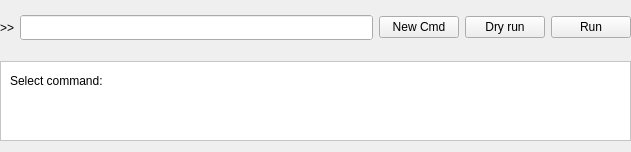
<?xml version="1.0" encoding="UTF-8"?>
<ui version="4.0">
 <class>Form</class>
 <widget class="QWidget" name="Form">
  <property name="geometry">
   <rect>
    <x>0</x>
    <y>0</y>
    <width>631</width>
    <height>152</height>
   </rect>
  </property>
  <property name="sizePolicy">
   <sizepolicy hsizetype="Expanding" vsizetype="Fixed">
    <horstretch>0</horstretch>
    <verstretch>0</verstretch>
   </sizepolicy>
  </property>
  <property name="windowTitle">
   <string>Form</string>
  </property>
  <layout class="QVBoxLayout" name="verticalLayout">
   <property name="leftMargin">
    <number>0</number>
   </property>
   <property name="topMargin">
    <number>0</number>
   </property>
   <property name="rightMargin">
    <number>0</number>
   </property>
   <item>
    <widget class="QFrame" name="inputFrame">
     <property name="sizePolicy">
      <sizepolicy hsizetype="Preferred" vsizetype="MinimumExpanding">
       <horstretch>0</horstretch>
       <verstretch>0</verstretch>
      </sizepolicy>
     </property>
     <property name="frameShape">
      <enum>QFrame::NoFrame</enum>
     </property>
     <property name="frameShadow">
      <enum>QFrame::Plain</enum>
     </property>
     <layout class="QHBoxLayout" name="horizontalLayout_2">
      <property name="leftMargin">
       <number>0</number>
      </property>
      <property name="topMargin">
       <number>0</number>
      </property>
      <property name="rightMargin">
       <number>0</number>
      </property>
      <property name="bottomMargin">
       <number>0</number>
      </property>
      <item>
       <widget class="QLabel" name="label">
        <property name="text">
         <string>&gt;&gt;</string>
        </property>
        <property name="buddy">
         <cstring>commandInput</cstring>
        </property>
       </widget>
      </item>
      <item>
       <widget class="CommandLineEdit" name="commandInput">
        <property name="sizePolicy">
         <sizepolicy hsizetype="Expanding" vsizetype="Ignored">
          <horstretch>0</horstretch>
          <verstretch>0</verstretch>
         </sizepolicy>
        </property>
        <property name="maximumSize">
         <size>
          <width>16777215</width>
          <height>25</height>
         </size>
        </property>
        <property name="autoFillBackground">
         <bool>true</bool>
        </property>
       </widget>
      </item>
      <item>
       <widget class="QPushButton" name="cmdBtn">
        <property name="text">
         <string>New Cmd</string>
        </property>
        <property name="icon">
         <iconset resource="../../../resources/nicos-gui-material.qrc">
          <normaloff>:/material/add</normaloff>
          <normalon>:/material/remove</normalon>:/material/add</iconset>
        </property>
        <property name="checkable">
         <bool>true</bool>
        </property>
        <property name="checked">
         <bool>false</bool>
        </property>
       </widget>
      </item>
      <item>
       <widget class="QPushButton" name="simBtn">
        <property name="focusPolicy">
         <enum>Qt::TabFocus</enum>
        </property>
        <property name="text">
         <string>Dry run</string>
        </property>
        <property name="icon">
         <iconset resource="../../../resources/nicos-gui-material.qrc">
          <normaloff>:/material/play_outline</normaloff>:/material/play_outline</iconset>
        </property>
       </widget>
      </item>
      <item>
       <widget class="QPushButton" name="runBtn">
        <property name="focusPolicy">
         <enum>Qt::TabFocus</enum>
        </property>
        <property name="text">
         <string>Run</string>
        </property>
        <property name="icon">
         <iconset resource="../../../resources/nicos-gui-material.qrc">
          <normaloff>:/material/play</normaloff>:/material/play</iconset>
        </property>
       </widget>
      </item>
     </layout>
    </widget>
   </item>
   <item>
    <widget class="QFrame" name="frame">
     <property name="sizePolicy">
      <sizepolicy hsizetype="Preferred" vsizetype="Preferred">
       <horstretch>0</horstretch>
       <verstretch>0</verstretch>
      </sizepolicy>
     </property>
     <property name="palette">
      <palette>
       <active>
        <colorrole role="Base">
         <brush brushstyle="SolidPattern">
          <color alpha="255">
           <red>255</red>
           <green>255</green>
           <blue>255</blue>
          </color>
         </brush>
        </colorrole>
        <colorrole role="Window">
         <brush brushstyle="SolidPattern">
          <color alpha="255">
           <red>255</red>
           <green>255</green>
           <blue>255</blue>
          </color>
         </brush>
        </colorrole>
       </active>
       <inactive>
        <colorrole role="Base">
         <brush brushstyle="SolidPattern">
          <color alpha="255">
           <red>255</red>
           <green>255</green>
           <blue>255</blue>
          </color>
         </brush>
        </colorrole>
        <colorrole role="Window">
         <brush brushstyle="SolidPattern">
          <color alpha="255">
           <red>255</red>
           <green>255</green>
           <blue>255</blue>
          </color>
         </brush>
        </colorrole>
       </inactive>
       <disabled>
        <colorrole role="Base">
         <brush brushstyle="SolidPattern">
          <color alpha="255">
           <red>255</red>
           <green>255</green>
           <blue>255</blue>
          </color>
         </brush>
        </colorrole>
        <colorrole role="Window">
         <brush brushstyle="SolidPattern">
          <color alpha="255">
           <red>255</red>
           <green>255</green>
           <blue>255</blue>
          </color>
         </brush>
        </colorrole>
       </disabled>
      </palette>
     </property>
     <property name="autoFillBackground">
      <bool>true</bool>
     </property>
     <property name="frameShape">
      <enum>QFrame::StyledPanel</enum>
     </property>
     <property name="frameShadow">
      <enum>QFrame::Raised</enum>
     </property>
     <layout class="QVBoxLayout" name="verticalLayout_2">
      <item>
       <layout class="QHBoxLayout" name="btnLayout">
        <item>
         <widget class="QLabel" name="label_3">
          <property name="text">
           <string>Select command:</string>
          </property>
         </widget>
        </item>
        <item>
         <spacer name="horizontalSpacer">
          <property name="orientation">
           <enum>Qt::Horizontal</enum>
          </property>
          <property name="sizeHint" stdset="0">
           <size>
            <width>40</width>
            <height>20</height>
           </size>
          </property>
         </spacer>
        </item>
       </layout>
      </item>
      <item>
       <spacer name="verticalSpacer">
        <property name="orientation">
         <enum>Qt::Vertical</enum>
        </property>
        <property name="sizeHint" stdset="0">
         <size>
          <width>20</width>
          <height>40</height>
         </size>
        </property>
       </spacer>
      </item>
     </layout>
    </widget>
   </item>
  </layout>
 </widget>
 <customwidgets>
  <customwidget>
   <class>CommandLineEdit</class>
   <extends>QLineEdit</extends>
   <header>nicos.clients.flowui.widgets.lineedit.h</header>
  </customwidget>
 </customwidgets>
 <resources>
  <include location="../../../resources/nicos-gui.qrc"/>
  <include location="../../../resources/nicos-gui-material.qrc"/>
 </resources>
 <connections/>
</ui>
